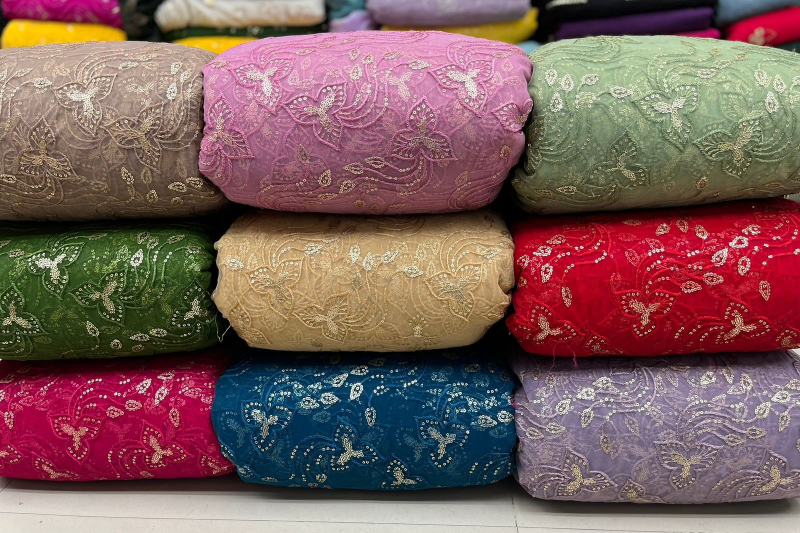
#> input picture GroupA.jpg, 1600 x 1066 px (shown at 1/2 size)
$ python colorextractor3.py
#> lines starting #> are read from the running program, lines starting #| are printed output that depends on the picture
from PIL import Image
import numpy as np
from sklearn.cluster import KMeans
import os
import json

def extract_colors(image_path, num_colors):
    #Load the images
#> called with image_path = 'GroupA.jpg', num_colors = 6
    image = Image.open(image_path).convert('RGB')
#> image is the input picture: PIL image 1600x1066 RGB; mean R, G, B 124.2, 93.5, 91.7
    image = image.resize((200, 200))
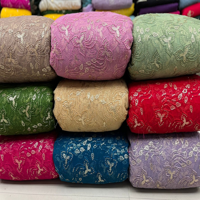
#> image: PIL image 200x200 RGB; mean R, G, B 124.3, 93.5, 91.7
    pixel_data = np.array(image)
    pixels = pixel_data.reshape(-1, 3)

    #KMeans
    kmeans = KMeans(n_clusters=num_colors, random_state=42)
    kmeans.fit(pixels)

    unique_colors = np.unique(kmeans.cluster_centers_.astype(int), axis=0)
    color_list = [f"RGB({r}, {g}, {b})" for r, g, b in unique_colors]

    return color_list

def process_images(image_files, color_counts):

    results = {"images": []}
    for image_file, num_colors in zip(image_files, color_counts):
        if not os.path.isfile(image_file):
            results["images"].append({
                "image_name": os.path.basename(image_file),
                "error": "File does not exist."
            })
            continue

        # Extract colors
        try:
            colors = extract_colors(image_file, num_colors)
            results["images"].append({
                "image_name": os.path.basename(image_file),
                "colors": colors
            })
        except Exception as e:
            results["images"].append({
                "image_name": os.path.basename(image_file),
                "error": str(e)
            })
#> pass 2 of the loop in process_images, `for image_file, num_colors in zip(image_files, color_counts):`:
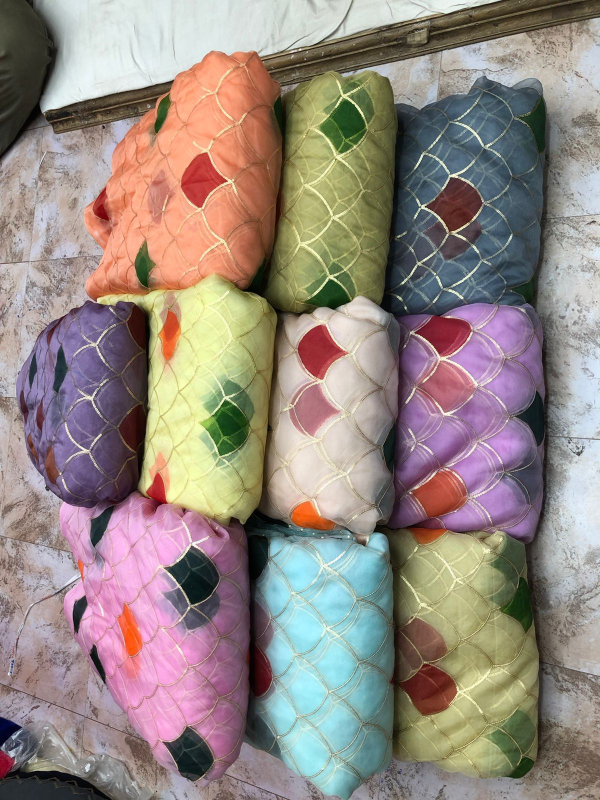
#> input picture GroupB-1.jpg, 1200 x 1600 px (shown at 1/2 size)
#> in extract_colors, image is the input picture: PIL image 1200x1600 RGB; mean R, G, B 149.2, 136.5, 129.9
#> in extract_colors (call 2), `image = image.resize((200, 200))`:
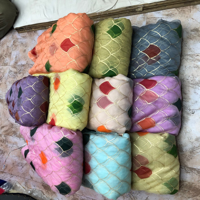
#> image: PIL image 200x200 RGB; mean R, G, B 149.2, 136.5, 129.9

    return results

if __name__ == "__main__":
    # Sample images
    image_files = ["GroupA.jpg", "GroupB-1.jpg"]
    color_counts = [6, 9]

    results = process_images(image_files, color_counts)
    print(json.dumps(results, indent=4))
